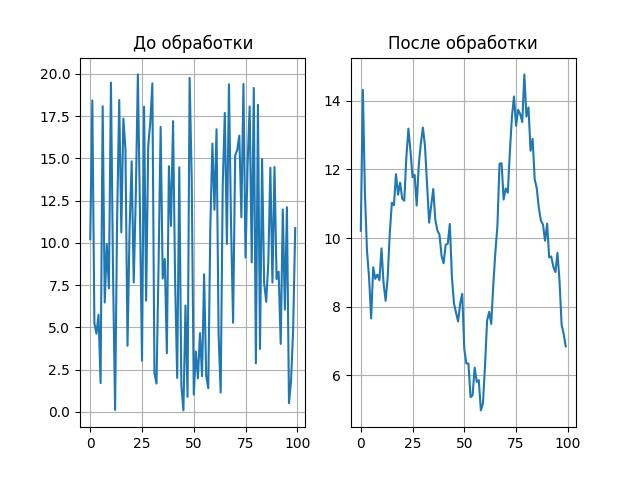

Reproduce this figure in Python.
import numpy as np
import matplotlib.pyplot as plt

with open("signal03.dat") as file:
    signal = [float(line.rstrip()) for line in file]
print(signal)
signal = np.array(signal)

new_signal = []
for i in range(10):
    new_signal.append(sum(signal[:i+1]) / (i + 1))
for i in range(10, len(signal)):
    new_signal.append(sum(signal[i-9:i+1]) / 10)

fig, ax = plt.subplots(nrows=1, ncols=2)
ax[0].plot(signal)
ax[0].grid()
ax[0].set_title("До обработки")
ax[1].plot(new_signal)
ax[1].grid()
ax[1].set_title("После обработки")
plt.savefig("3.jpg")
